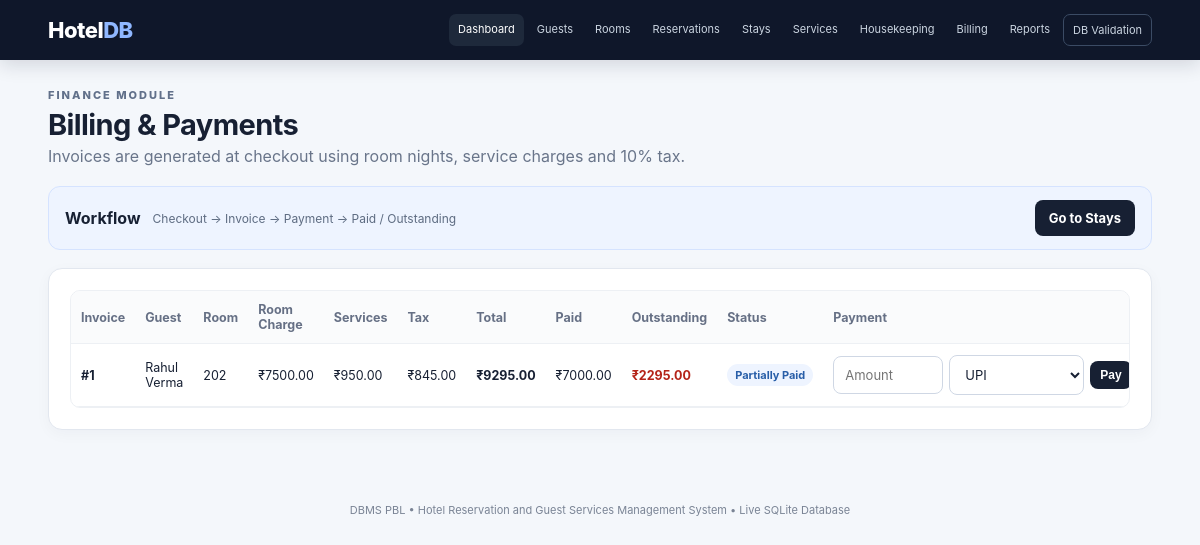
Screenshot of /billing with the database file from the repository.
### tables this page shows
CREATE TABLE invoice (
    invoice_id INTEGER PRIMARY KEY AUTOINCREMENT,
    stay_id INTEGER NOT NULL UNIQUE,
    invoice_date TEXT NOT NULL DEFAULT CURRENT_DATE,
    room_charge REAL NOT NULL DEFAULT 0 CHECK (room_charge >= 0),
    service_charge REAL NOT NULL DEFAULT 0 CHECK (service_charge >= 0),
    tax REAL NOT NULL DEFAULT 0 CHECK (tax >= 0),
    total_amount REAL NOT NULL DEFAULT 0 CHECK (total_amount >= 0),
    status TEXT NOT NULL DEFAULT 'Unpaid'
        CHECK (status IN ('Unpaid','Partially Paid','Paid')),
    FOREIGN KEY (stay_id) REFERENCES stay(stay_id)
);

CREATE TABLE room (
    room_id INTEGER PRIMARY KEY AUTOINCREMENT,
    room_number TEXT NOT NULL UNIQUE,
    room_type_id INTEGER NOT NULL,
    floor INTEGER NOT NULL CHECK (floor >= 0),
    status TEXT NOT NULL DEFAULT 'Available'
        CHECK (status IN ('Available','Occupied','Maintenance','Cleaning')),
    FOREIGN KEY (room_type_id) REFERENCES room_type(room_type_id)
);

### app.py (the view, shortened to what this page needs)
@app.route("/billing", methods=["GET", "POST"])
def billing():
    invoices = rows("""SELECT i.*,g.first_name || ' ' || g.last_name AS guest_name,
                     r.room_number,
                     COALESCE((SELECT SUM(p.amount) FROM payment p WHERE p.invoice_id=i.invoice_id AND p.status='Successful'),0) AS paid
                     FROM invoice i
                     JOIN stay s ON i.stay_id=s.stay_id
                     JOIN reservation rs ON s.reservation_id=rs.reservation_id
                     JOIN guest g ON rs.guest_id=g.guest_id
                     JOIN room r ON rs.room_id=r.room_id
                     ORDER BY i.invoice_id DESC""")
    return render_template("billing.html", invoices=invoices)

### app.py (called while the page is built)
def get_db():
    conn = sqlite3.connect(DB_PATH)
    conn.row_factory = sqlite3.Row
    conn.execute("PRAGMA foreign_keys = ON")
    return conn

def rows(sql, params=()):
    conn = get_db()
    result = conn.execute(sql, params).fetchall()
    conn.close()
    return result

@app.context_processor
def common():
    return {"today": date.today().isoformat()}

### app/templates/billing.html
{% extends 'base.html' %}{% block title %}Billing{% endblock %}
{% block content %}
<div class="page-title"><div><p class="eyebrow dark">FINANCE MODULE</p><h1>Billing & Payments</h1><p>Invoices are generated at checkout using room nights, service charges and 10% tax.</p></div></div>
<section class="info-strip"><div><b>Workflow</b><span>Checkout → Invoice → Payment → Paid / Outstanding</span></div><a class="button" href="/stays">Go to Stays</a></section>
<section class="panel"><div class="table-wrap"><table><thead><tr><th>Invoice</th><th>Guest</th><th>Room</th><th>Room Charge</th><th>Services</th><th>Tax</th><th>Total</th><th>Paid</th><th>Outstanding</th><th>Status</th><th>Payment</th></tr></thead><tbody>
{% for i in invoices %}<tr><td><strong>#{{i.invoice_id}}</strong></td><td>{{i.guest_name}}</td><td>{{i.room_number}}</td><td>₹{{'%.2f'|format(i.room_charge)}}</td><td>₹{{'%.2f'|format(i.service_charge)}}</td><td>₹{{'%.2f'|format(i.tax)}}</td><td><strong>₹{{'%.2f'|format(i.total_amount)}}</strong></td><td>₹{{'%.2f'|format(i.paid)}}</td><td class="money-danger">₹{{'%.2f'|format(i.total_amount-i.paid)}}</td><td><span class="status {{i.status|lower|replace(' ','-')}}">{{i.status}}</span></td><td>{% if i.total_amount-i.paid > 0.009 %}<form method="post" class="inline"><input type="hidden" name="invoice_id" value="{{i.invoice_id}}"><input type="number" step="0.01" min="0.01" max="{{i.total_amount-i.paid}}" name="amount" placeholder="Amount" required><select name="payment_method"><option>UPI</option><option>Card</option><option>Cash</option><option>Bank Transfer</option></select><button class="button small">Pay</button></form>{% else %}<span class="success-text">✓ Fully Paid</span>{% endif %}</td></tr>
{% else %}<tr><td colspan="11" class="empty">No invoices yet. Complete a stay checkout to generate one.</td></tr>{% endfor %}</tbody></table></div></section>
{% endblock %}

### app/static/style.css (style rules this page uses)
* { box-sizing:border-box }
html { scroll-behavior:smooth }
body { margin:0;font-family:Inter,Segoe UI,Arial,sans-serif;background:#f4f7fb;color:#172033 }
.eyebrow { font-size:11px;letter-spacing:2px;color:#a9bedc;font-weight:800;margin:0 }
.eyebrow.dark { color:#61708a }
.button { border:0;background:#172033;color:#fff;padding:10px 14px;border-radius:8px;cursor:pointer;text-decoration:none;font-size:13px;display:inline-block;font-weight:650;transition:.15s }
.button.small { padding:7px 10px;font-size:12px }
.panel { background:#fff;border:1px solid #e2e7ef;border-radius:14px;padding:21px;margin:18px 0;box-shadow:0 4px 15px rgba(20,30,50,.035) }
.page-title { display:flex;justify-content:space-between;align-items:end;gap:20px;margin:5px 0 20px }
.page-title h1 { margin:5px 0 4px;font-size:29px;letter-spacing:-.6px }
.page-title p:not(.eyebrow) { margin:0;color:#69758a }
input,select { width:100%;padding:10px 11px;border:1px solid #cfd7e4;border-radius:8px;background:#fff;color:#172033;font:inherit;font-size:13px }
table { border-collapse:collapse;width:100%;font-size:12.5px }
th,td { text-align:left;padding:11px 10px;border-bottom:1px solid #edf0f4;vertical-align:middle }
th { color:#667085;background:#fafbfc;font-weight:700;position:sticky;top:0 }
.table-wrap { overflow:auto;border:1px solid #edf0f4;border-radius:10px }
.status { display:inline-flex;padding:4px 8px;border-radius:999px;background:#eef2f7;color:#475467;font-size:11px;font-weight:700;white-space:nowrap }
.status.cleaning,.status.pending,.status.partially-paid { background:#eef4ff;color:#285ea8 }
.inline { display:flex;gap:6px;align-items:center }
.inline input { width:110px }
.inline select { width:135px }
.money-danger { color:#b42318;font-weight:700 }
.info-strip { background:#eef4ff;border:1px solid #d5e3ff;border-radius:12px;padding:13px 16px;display:flex;justify-content:space-between;align-items:center;gap:15px }
.info-strip div { display:flex;gap:12px;align-items:center }
.info-strip span { color:#5e6c82;font-size:12px }

### rows the page displays
invoice: invoice_id "1", guest_name "Rahul Verma", room_number "202", room_charge "7500.00", service_charge "950.00", tax "845.00", total_amount "9295.00", paid "7000.00", i.total_amount-i.paid "2295.00", status "Partially Paid"
